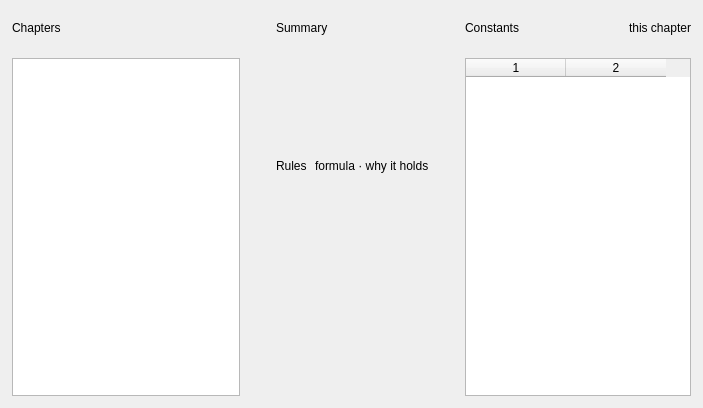
<?xml version="1.0" encoding="UTF-8"?>
<ui version="4.0">
 <class>StudyHubPage</class>
 <widget class="QWidget" name="StudyHubPage">
  <layout class="QVBoxLayout" name="studyHubPageLayout" stretch="0,1"><property name="spacing"><number>10</number></property><property name="leftMargin"><number>0</number></property><property name="topMargin"><number>0</number></property><property name="rightMargin"><number>0</number></property><property name="bottomMargin"><number>0</number></property>
   <item><widget class="QWidget" name="studyHubTabsHost"><layout class="QVBoxLayout" name="studyHubTabsLayout"><property name="spacing"><number>0</number></property><property name="leftMargin"><number>0</number></property><property name="topMargin"><number>0</number></property><property name="rightMargin"><number>0</number></property><property name="bottomMargin"><number>0</number></property></layout></widget></item>
   <item>
    <widget class="QStackedWidget" name="studyHubSections">
     <widget class="QWidget" name="chaptersPage">
      <layout class="QHBoxLayout" name="chaptersColumns" stretch="0,1,0"><property name="spacing"><number>12</number></property><property name="leftMargin"><number>0</number></property><property name="topMargin"><number>0</number></property><property name="rightMargin"><number>0</number></property><property name="bottomMargin"><number>0</number></property>
       <item><widget class="QWidget" name="chapterListColumn"><property name="minimumSize"><size><width>252</width><height>0</height></size></property><property name="maximumSize"><size><width>252</width><height>16777215</height></size></property><layout class="QVBoxLayout" name="chapterListColumnLayout" stretch="1"><property name="spacing"><number>12</number></property><property name="leftMargin"><number>0</number></property><property name="topMargin"><number>0</number></property><property name="rightMargin"><number>0</number></property><property name="bottomMargin"><number>0</number></property>
        <item><widget class="QFrame" name="chaptersPanel"><property name="frameShape"><enum>QFrame::NoFrame</enum></property><layout class="QVBoxLayout" name="chaptersPanelLayout" stretch="0,1"><property name="spacing"><number>0</number></property><property name="leftMargin"><number>0</number></property><property name="topMargin"><number>0</number></property><property name="rightMargin"><number>0</number></property><property name="bottomMargin"><number>0</number></property>
         <item><widget class="QFrame" name="chaptersHeader"><property name="minimumSize"><size><width>0</width><height>36</height></size></property><property name="frameShape"><enum>QFrame::NoFrame</enum></property><layout class="QHBoxLayout" name="chaptersHeaderLayout" stretch="1,0"><property name="spacing"><number>8</number></property><property name="leftMargin"><number>12</number></property><property name="topMargin"><number>4</number></property><property name="rightMargin"><number>12</number></property><property name="bottomMargin"><number>4</number></property><item><widget class="QLabel" name="chaptersTitle"><property name="text"><string>Chapters</string></property><property name="wordWrap"><bool>true</bool></property></widget></item><item><widget class="QLabel" name="chaptersMeta"><property name="text"><string/></property><property name="layoutDirection"><enum>Qt::LeftToRight</enum></property></widget></item></layout></widget></item>
         <item><widget class="QWidget" name="chaptersBody"><layout class="QVBoxLayout" name="chaptersBodyLayout" stretch="1"><property name="spacing"><number>12</number></property><property name="leftMargin"><number>12</number></property><property name="topMargin"><number>12</number></property><property name="rightMargin"><number>12</number></property><property name="bottomMargin"><number>12</number></property><item><widget class="QListWidget" name="studyTopics"><property name="minimumSize"><size><width>0</width><height>160</height></size></property></widget></item></layout></widget></item>
        </layout></widget></item>
       </layout></widget></item>
       <item><widget class="QWidget" name="chapterMiddleColumn"><layout class="QVBoxLayout" name="chapterMiddleLayout" stretch="0,1"><property name="spacing"><number>12</number></property><property name="leftMargin"><number>0</number></property><property name="topMargin"><number>0</number></property><property name="rightMargin"><number>0</number></property><property name="bottomMargin"><number>0</number></property>
        <item><widget class="QFrame" name="summaryPanel"><property name="frameShape"><enum>QFrame::NoFrame</enum></property><layout class="QVBoxLayout" name="summaryPanelLayout"><property name="spacing"><number>0</number></property><property name="leftMargin"><number>0</number></property><property name="topMargin"><number>0</number></property><property name="rightMargin"><number>0</number></property><property name="bottomMargin"><number>0</number></property>
         <item><widget class="QFrame" name="summaryHeader"><property name="minimumSize"><size><width>0</width><height>36</height></size></property><property name="frameShape"><enum>QFrame::NoFrame</enum></property><layout class="QHBoxLayout" name="summaryHeaderLayout" stretch="1"><property name="spacing"><number>8</number></property><property name="leftMargin"><number>12</number></property><property name="topMargin"><number>4</number></property><property name="rightMargin"><number>12</number></property><property name="bottomMargin"><number>4</number></property><item><widget class="QLabel" name="summaryPanelTitle"><property name="text"><string>Summary</string></property><property name="wordWrap"><bool>true</bool></property></widget></item></layout></widget></item>
         <item><widget class="QWidget" name="summaryBody"><layout class="QVBoxLayout" name="summaryBodyLayout"><property name="spacing"><number>12</number></property><property name="leftMargin"><number>12</number></property><property name="topMargin"><number>12</number></property><property name="rightMargin"><number>12</number></property><property name="bottomMargin"><number>12</number></property><item><widget class="QLabel" name="chapterLabel"><property name="text"><string/></property></widget></item><item><widget class="QLabel" name="topicTitle"><property name="text"><string/></property><property name="wordWrap"><bool>true</bool></property></widget></item><item><widget class="QLabel" name="topicSummary"><property name="text"><string/></property><property name="wordWrap"><bool>true</bool></property><property name="alignment"><set>Qt::AlignLeft|Qt::AlignTop</set></property></widget></item></layout></widget></item>
        </layout></widget></item>
        <item><widget class="QFrame" name="rulesPanel"><property name="frameShape"><enum>QFrame::NoFrame</enum></property><layout class="QVBoxLayout" name="rulesPanelLayout" stretch="0,1"><property name="spacing"><number>0</number></property><property name="leftMargin"><number>0</number></property><property name="topMargin"><number>0</number></property><property name="rightMargin"><number>0</number></property><property name="bottomMargin"><number>0</number></property>
         <item><widget class="QFrame" name="rulesHeader"><property name="minimumSize"><size><width>0</width><height>36</height></size></property><property name="frameShape"><enum>QFrame::NoFrame</enum></property><layout class="QHBoxLayout" name="rulesHeaderLayout" stretch="1,0"><property name="spacing"><number>8</number></property><property name="leftMargin"><number>12</number></property><property name="topMargin"><number>4</number></property><property name="rightMargin"><number>12</number></property><property name="bottomMargin"><number>4</number></property><item><widget class="QLabel" name="rulesTitle"><property name="text"><string>Rules</string></property><property name="wordWrap"><bool>true</bool></property></widget></item><item><widget class="QLabel" name="rulesMeta"><property name="text"><string>formula · why it holds</string></property><property name="layoutDirection"><enum>Qt::LeftToRight</enum></property></widget></item></layout></widget></item>
         <item><widget class="QWidget" name="rulesBody"><layout class="QVBoxLayout" name="rulesBodyLayout" stretch="1"><property name="spacing"><number>0</number></property><property name="leftMargin"><number>12</number></property><property name="topMargin"><number>12</number></property><property name="rightMargin"><number>12</number></property><property name="bottomMargin"><number>12</number></property><item><widget class="QScrollArea" name="rulesScroll"><property name="frameShape"><enum>QFrame::NoFrame</enum></property><property name="widgetResizable"><bool>true</bool></property><widget class="QWidget" name="rulesContent"><property name="geometry"><rect><x>0</x><y>0</y><width>240</width><height>320</height></rect></property><layout class="QVBoxLayout" name="rulesContentLayout"><property name="spacing"><number>10</number></property><property name="leftMargin"><number>0</number></property><property name="topMargin"><number>0</number></property><property name="rightMargin"><number>0</number></property><property name="bottomMargin"><number>0</number></property></layout></widget></widget></item></layout></widget></item>
        </layout></widget></item>
       </layout></widget></item>
       <item><widget class="QWidget" name="constantsColumn"><property name="minimumSize"><size><width>250</width><height>0</height></size></property><property name="maximumSize"><size><width>250</width><height>16777215</height></size></property><layout class="QVBoxLayout" name="constantsColumnLayout" stretch="1"><property name="spacing"><number>12</number></property><property name="leftMargin"><number>0</number></property><property name="topMargin"><number>0</number></property><property name="rightMargin"><number>0</number></property><property name="bottomMargin"><number>0</number></property>
        <item><widget class="QFrame" name="constantsPanel"><property name="frameShape"><enum>QFrame::NoFrame</enum></property><layout class="QVBoxLayout" name="constantsPanelLayout" stretch="0,1"><property name="spacing"><number>0</number></property><property name="leftMargin"><number>0</number></property><property name="topMargin"><number>0</number></property><property name="rightMargin"><number>0</number></property><property name="bottomMargin"><number>0</number></property>
         <item><widget class="QFrame" name="constantsHeader"><property name="minimumSize"><size><width>0</width><height>36</height></size></property><property name="frameShape"><enum>QFrame::NoFrame</enum></property><layout class="QHBoxLayout" name="constantsHeaderLayout" stretch="1,0"><property name="spacing"><number>8</number></property><property name="leftMargin"><number>12</number></property><property name="topMargin"><number>4</number></property><property name="rightMargin"><number>12</number></property><property name="bottomMargin"><number>4</number></property><item><widget class="QLabel" name="constantsTitle"><property name="text"><string>Constants</string></property><property name="wordWrap"><bool>true</bool></property></widget></item><item><widget class="QLabel" name="constantsMeta"><property name="text"><string>this chapter</string></property><property name="layoutDirection"><enum>Qt::LeftToRight</enum></property></widget></item></layout></widget></item>
         <item><widget class="QWidget" name="constantsBody"><layout class="QVBoxLayout" name="constantsBodyLayout" stretch="1"><property name="spacing"><number>12</number></property><property name="leftMargin"><number>12</number></property><property name="topMargin"><number>12</number></property><property name="rightMargin"><number>12</number></property><property name="bottomMargin"><number>12</number></property><item><widget class="QTableWidget" name="chapterConstants"><property name="columnCount"><number>2</number></property><property name="rowCount"><number>0</number></property></widget></item></layout></widget></item>
        </layout></widget></item>
       </layout>
      </widget>
       </item>
      </layout>
     </widget>
     <widget class="QWidget" name="notesPage">
      <layout class="QVBoxLayout" name="notesPageLayout" stretch="0,1"><property name="spacing"><number>8</number></property><property name="leftMargin"><number>0</number></property><property name="topMargin"><number>0</number></property><property name="rightMargin"><number>0</number></property><property name="bottomMargin"><number>0</number></property>
       <item><widget class="QWidget" name="studyHubNoteTabsHost"><layout class="QVBoxLayout" name="studyHubNoteTabsLayout"><property name="spacing"><number>0</number></property><property name="leftMargin"><number>0</number></property><property name="topMargin"><number>0</number></property><property name="rightMargin"><number>0</number></property><property name="bottomMargin"><number>0</number></property></layout></widget></item>
       <item>
        <widget class="QStackedWidget" name="studyHubNoteViews">
         <widget class="QWidget" name="studyMaterialCatalogPage">
          <layout class="QVBoxLayout" name="catalogPageLayout"><property name="spacing"><number>10</number></property><property name="leftMargin"><number>0</number></property><property name="topMargin"><number>0</number></property><property name="rightMargin"><number>0</number></property><property name="bottomMargin"><number>0</number></property>
           <item><layout class="QHBoxLayout" name="catalogFilterLayout" stretch="1,0"><property name="spacing"><number>10</number></property><property name="leftMargin"><number>0</number></property><property name="topMargin"><number>0</number></property><property name="rightMargin"><number>0</number></property><property name="bottomMargin"><number>0</number></property><item><widget class="QLineEdit" name="studyMaterialSearch"><property name="clearButtonEnabled"><bool>true</bool></property><property name="placeholderText"><string>Search notes by title, chapter or content…</string></property></widget></item><item><widget class="QComboBox" name="studyMaterialChapterFilter"/></item></layout></item>
           <item><layout class="QHBoxLayout" name="catalogColumns" stretch="0,1"><property name="spacing"><number>12</number></property><property name="leftMargin"><number>0</number></property><property name="topMargin"><number>0</number></property><property name="rightMargin"><number>0</number></property><property name="bottomMargin"><number>0</number></property>
            <item><widget class="QFrame" name="studyMaterialsPanel"><property name="minimumSize"><size><width>250</width><height>0</height></size></property><property name="maximumSize"><size><width>330</width><height>16777215</height></size></property><property name="frameShape"><enum>QFrame::NoFrame</enum></property><layout class="QVBoxLayout" name="studyMaterialsPanelLayout" stretch="0,1"><property name="spacing"><number>0</number></property><property name="leftMargin"><number>0</number></property><property name="topMargin"><number>0</number></property><property name="rightMargin"><number>0</number></property><property name="bottomMargin"><number>0</number></property><item><widget class="QFrame" name="studyMaterialsHeader"><property name="minimumSize"><size><width>0</width><height>36</height></size></property><property name="frameShape"><enum>QFrame::NoFrame</enum></property><layout class="QHBoxLayout" name="studyMaterialsHeaderLayout" stretch="1,0"><property name="spacing"><number>8</number></property><property name="leftMargin"><number>12</number></property><property name="topMargin"><number>4</number></property><property name="rightMargin"><number>12</number></property><property name="bottomMargin"><number>4</number></property><item><widget class="QLabel" name="studyMaterialsTitle"><property name="text"><string>Study materials</string></property><property name="wordWrap"><bool>true</bool></property></widget></item><item><widget class="QLabel" name="studyMaterialsMeta"><property name="text"><string/></property><property name="layoutDirection"><enum>Qt::LeftToRight</enum></property></widget></item></layout></widget></item><item><widget class="QWidget" name="studyMaterialsBody"><layout class="QVBoxLayout" name="studyMaterialsBodyLayout" stretch="1"><property name="spacing"><number>12</number></property><property name="leftMargin"><number>12</number></property><property name="topMargin"><number>12</number></property><property name="rightMargin"><number>12</number></property><property name="bottomMargin"><number>12</number></property><item><widget class="QListWidget" name="studyMaterialList"><property name="minimumSize"><size><width>0</width><height>160</height></size></property></widget></item></layout></widget></item></layout></widget></item>
            <item><widget class="QFrame" name="studyMaterialDetailPanel"><property name="frameShape"><enum>QFrame::NoFrame</enum></property><layout class="QVBoxLayout" name="studyMaterialDetailPanelLayout"><property name="spacing"><number>0</number></property><property name="leftMargin"><number>0</number></property><property name="topMargin"><number>0</number></property><property name="rightMargin"><number>0</number></property><property name="bottomMargin"><number>0</number></property><item><widget class="QFrame" name="studyMaterialDetailHeader"><property name="minimumSize"><size><width>0</width><height>36</height></size></property><property name="frameShape"><enum>QFrame::NoFrame</enum></property><layout class="QHBoxLayout" name="studyMaterialDetailHeaderLayout" stretch="1"><property name="spacing"><number>8</number></property><property name="leftMargin"><number>12</number></property><property name="topMargin"><number>4</number></property><property name="rightMargin"><number>12</number></property><property name="bottomMargin"><number>4</number></property><item><widget class="QLabel" name="studyMaterialDetailPanelTitle"><property name="text"><string>Study note</string></property><property name="wordWrap"><bool>true</bool></property></widget></item></layout></widget></item><item><widget class="QWidget" name="studyMaterialDetailPanelBody"><layout class="QVBoxLayout" name="studyMaterialDetailPanelBodyLayout" stretch="0,0,1"><property name="spacing"><number>12</number></property><property name="leftMargin"><number>12</number></property><property name="topMargin"><number>12</number></property><property name="rightMargin"><number>12</number></property><property name="bottomMargin"><number>12</number></property><item><widget class="QLabel" name="studyMaterialMeta"><property name="text"><string/></property><property name="wordWrap"><bool>true</bool></property><property name="textInteractionFlags"><set>Qt::TextSelectableByMouse</set></property></widget></item><item><widget class="QLabel" name="studyMaterialTitle"><property name="text"><string/></property><property name="wordWrap"><bool>true</bool></property><property name="textInteractionFlags"><set>Qt::TextSelectableByMouse</set></property></widget></item><item><widget class="QScrollArea" name="studyMaterialDetailScroll"><property name="frameShape"><enum>QFrame::NoFrame</enum></property><property name="widgetResizable"><bool>true</bool></property><widget class="QWidget" name="studyMaterialDetailContents"><property name="geometry"><rect><x>0</x><y>0</y><width>240</width><height>320</height></rect></property><layout class="QVBoxLayout" name="studyMaterialDetailLayout"><property name="spacing"><number>10</number></property><property name="leftMargin"><number>0</number></property><property name="topMargin"><number>0</number></property><property name="rightMargin"><number>0</number></property><property name="bottomMargin"><number>0</number></property></layout></widget></widget></item></layout></widget></item></layout></widget></item>
           </layout>
          </item>
         </layout>
        </widget>
         <widget class="QWidget" name="personalNotesPage">
          <layout class="QVBoxLayout" name="personalNotesPageLayout" stretch="1"><property name="leftMargin"><number>0</number></property><property name="topMargin"><number>0</number></property><property name="rightMargin"><number>0</number></property><property name="bottomMargin"><number>0</number></property>
           <item><widget class="QFrame" name="personalNotesPanel"><property name="frameShape"><enum>QFrame::NoFrame</enum></property><layout class="QVBoxLayout" name="personalNotesPanelLayout" stretch="0,1"><property name="spacing"><number>0</number></property><property name="leftMargin"><number>0</number></property><property name="topMargin"><number>0</number></property><property name="rightMargin"><number>0</number></property><property name="bottomMargin"><number>0</number></property><item><widget class="QFrame" name="personalNotesHeader"><property name="minimumSize"><size><width>0</width><height>36</height></size></property><property name="frameShape"><enum>QFrame::NoFrame</enum></property><layout class="QHBoxLayout" name="personalNotesHeaderLayout" stretch="1,0"><property name="spacing"><number>8</number></property><property name="leftMargin"><number>12</number></property><property name="topMargin"><number>4</number></property><property name="rightMargin"><number>12</number></property><property name="bottomMargin"><number>4</number></property><item><widget class="QLabel" name="personalNotesTitle"><property name="text"><string>Chapter notes</string></property><property name="wordWrap"><bool>true</bool></property></widget></item><item><widget class="QLabel" name="personalNotesMeta"><property name="text"><string>JSON · NOTES + SUMMARIES · AUTOSAVED</string></property><property name="wordWrap"><bool>true</bool></property><property name="layoutDirection"><enum>Qt::LeftToRight</enum></property></widget></item></layout></widget></item><item><widget class="QWidget" name="personalNotesBody"><layout class="QVBoxLayout" name="personalNotesBodyLayout" stretch="0,0,1,0"><property name="spacing"><number>12</number></property><property name="leftMargin"><number>12</number></property><property name="topMargin"><number>0</number></property><property name="rightMargin"><number>12</number></property><property name="bottomMargin"><number>10</number></property>
            <item><widget class="QLabel" name="noteChapterLabel"><property name="text"><string>Chapter</string></property><property name="wordWrap"><bool>true</bool></property></widget></item><item><widget class="QComboBox" name="studyHubNoteChapter"/></item>
            <item><widget class="QSplitter" name="studyHubNoteSplit"><property name="orientation"><enum>Qt::Horizontal</enum></property>
             <widget class="QWidget" name="noteEditorColumn"><layout class="QVBoxLayout" name="noteEditorColumnLayout" stretch="0,1"><property name="spacing"><number>4</number></property><property name="leftMargin"><number>0</number></property><property name="topMargin"><number>0</number></property><property name="rightMargin"><number>0</number></property><property name="bottomMargin"><number>0</number></property><item><widget class="QLabel" name="notesEditorLabel"><property name="text"><string>Notes</string></property><property name="wordWrap"><bool>true</bool></property></widget></item><item><widget class="QPlainTextEdit" name="studyHubNoteEditor"><property name="lineWrapMode"><enum>QPlainTextEdit::WidgetWidth</enum></property><property name="placeholderText"><string>Write plain-text notes for the selected chapter…</string></property></widget></item></layout></widget>
             <widget class="QWidget" name="summaryEditorColumn"><layout class="QVBoxLayout" name="summaryEditorColumnLayout" stretch="0,1,0"><property name="spacing"><number>8</number></property><property name="leftMargin"><number>0</number></property><property name="topMargin"><number>0</number></property><property name="rightMargin"><number>0</number></property><property name="bottomMargin"><number>0</number></property><item><widget class="QLabel" name="noteSummaryLabel"><property name="text"><string>Summary</string></property><property name="wordWrap"><bool>true</bool></property></widget></item><item><widget class="QPlainTextEdit" name="studyHubNoteSummaryEditor"><property name="lineWrapMode"><enum>QPlainTextEdit::WidgetWidth</enum></property><property name="placeholderText"><string>Write a short recap, or generate an extractive draft from your notes…</string></property></widget></item><item><widget class="QPushButton" name="studyHubSummarizeNote"><property name="text"><string>Generate summary</string></property><property name="toolTip"><string>Create an editable extractive draft from your notes on this device; no network service is used.</string></property><property name="enabled"><bool>false</bool></property></widget><property name="alignment"><set>Qt::AlignRight</set></property></item></layout></widget>
            </widget></item>
            <item><widget class="QLabel" name="studyHubNoteStatus"><property name="text"><string/></property><property name="wordWrap"><bool>true</bool></property></widget></item>
           </layout></widget></item></layout></widget></item>
          </layout>
         </widget>
        </widget>

       </item>
      </layout>
     </widget>
     <widget class="QWidget" name="opticalSetupsPage">
      <layout class="QVBoxLayout" name="opticalSetupsLayout"><property name="spacing"><number>0</number></property><property name="leftMargin"><number>0</number></property><property name="topMargin"><number>0</number></property><property name="rightMargin"><number>0</number></property><property name="bottomMargin"><number>0</number></property></layout>
     </widget>
    </widget>

   </item>
  </layout>
 </widget>
 <resources/>
 <connections/>
</ui>
